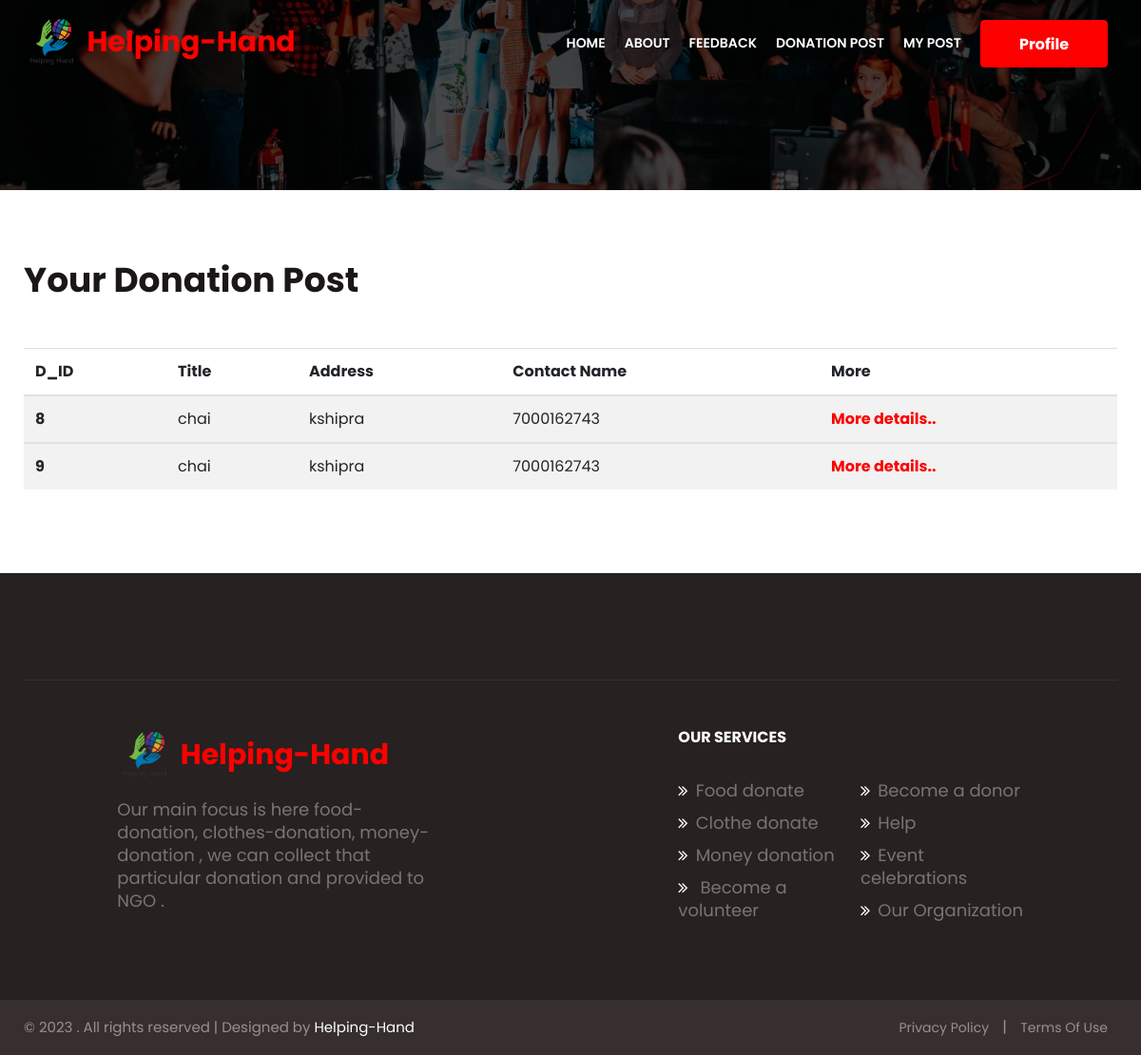
Screenshot of /user1/post_donation.php (signed in) with the database file from the repository.
### tables this page shows
CREATE TABLE `donation` (
  `d_id` int NOT NULL,
  `title` varchar(50) NOT NULL,
  `description` text NOT NULL,
  `cat_id` int NOT NULL,
  `donation_date` date NOT NULL,
  `address` text NOT NULL,
  `city_id` int NOT NULL,
  `area_id` int NOT NULL,
  `status` varchar(30) NOT NULL,
  `fromtime` time NOT NULL,
  `user_id` int NOT NULL,
  `contact_name` varchar(50) NOT NULL,
  `contact_number` bigint NOT NULL,
  `totime` time NOT NULL
);

### user1/post_donation.php (the view, shortened to what this page needs)
<?php
include 'common/connect.php';
$user_id = $_SESSION['volunteer_id'];
$volunteer_data = $obj->query("select * from user where user_id='$user_id'");
$vol = $volunteer_data->fetch_object();
$v_city_id = $vol->city_id;
$v_area_id = $vol->area_id;
$result = $obj->query("select * from donation where city_id='$v_city_id' and area_id='$v_area_id' and status != 'accept'");
?>
<!doctype html>
<html lang="zxx">
  <head>
    <link rel="stylesheet" href="assets/css/style-starter.css">
  </head>
<body>
  <?php include 'common/header.php'; ?>
<div class="inner-banner">
</div>
  <section class="w3l-contact-11">
    <div class="form-41-mian py-5">
      <div class="container py-lg-4">
        <div class="row align-form-map">
          <div class="col-lg-12 form-inner-cont">
          <div class="title-content text-left">
            <h3 class="hny-title mb-lg-5 mb-4">Your donation post</h3>
          </div>
          <table class="table table-striped">
            <thead>
              <tr>
                <th scope="col">D_ID</th>
                <th scope="col">Title</th>
                <th scope="col">Address</th>
                <th scope="col">Contact Name</th>
                <th scope="col">More</th>
              </tr>
            </thead>
            <?php
                  while($row=$result->fetch_object()){
                ?>
            <tbody>
              <tr>
                <th scope="row"><?php echo $row->d_id; ?></th>
                <td><?php echo $row->title; ?></td>
                <td><?php echo $row->address; ?></td>
                <td><?php echo $row->contact_name; ?></td>
                <th scope="row"><a href="more_postdonation.php?moreid=<?php echo $row->d_id;?>">More details..</a></th>
                 </tr>
            </tbody>
           <?php
            }
            ?>
          </table>
        </div>
        </div>
      </div>
      </div>
    </section>
  <?php include 'common/footer.php'; ?>
</body>
</html>

### rows the page displays
donation: d_id "8", title "chai", address "kshipra", contact_name "7000162743"
donation: d_id "9", title "chai", address "kshipra", contact_name "7000162743"
